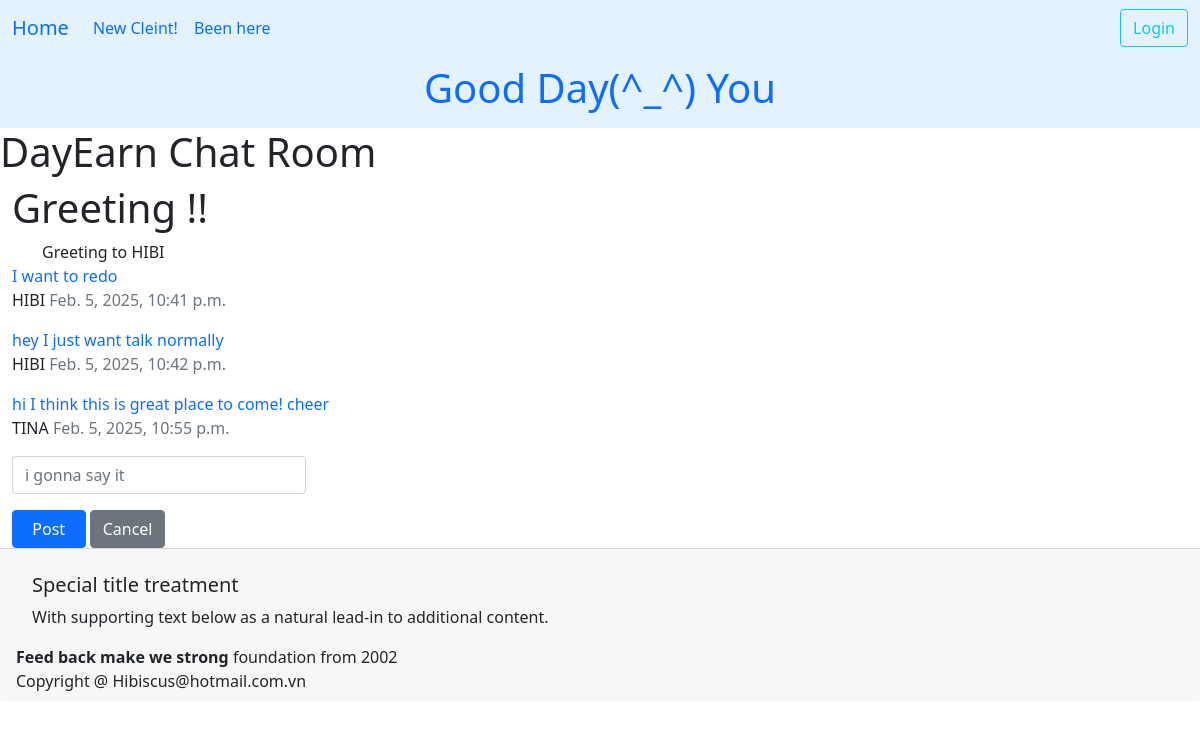
Page /ledger/chat_room/4/ on the earlier database version.
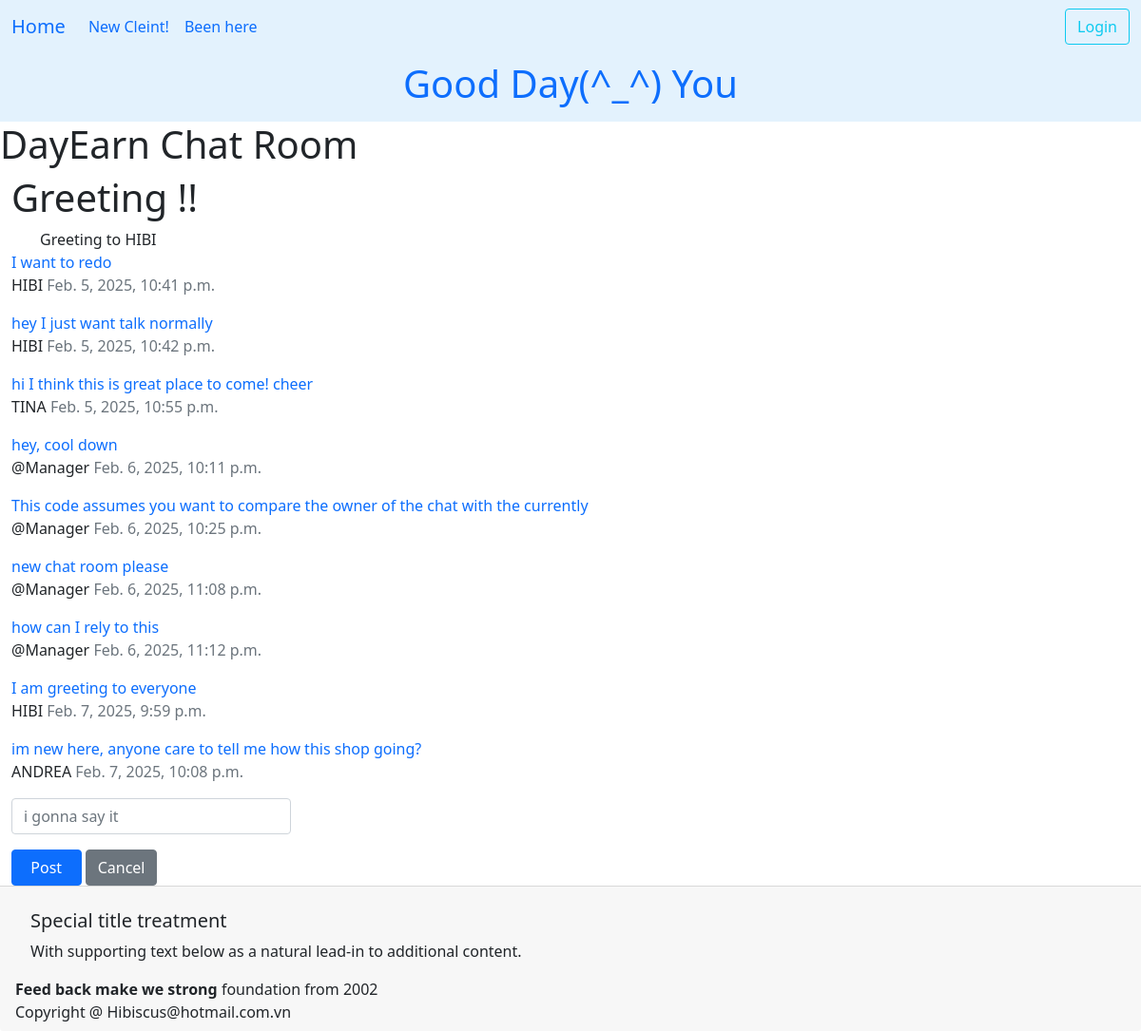
Same page on the later database version.
### ledger/models.py (models this page shows, shortened)
class Khach(models.Model):
    class Status(models.TextChoices):
        online = "Confirmed"
        anyone = "Anyone"
        cancel = "Cancel"
    full_name = models.CharField(max_length=25)
    phone = PhoneNumberField()
    email = models.EmailField(max_length=40, null=True, blank=True, help_text="Enter your email for booking confirmations.")
    technician = models.ForeignKey(Technician, on_delete=models.SET_NULL, null=True, blank=True, related_name='khachs')
    points = models.PositiveIntegerField(default=0)
    first_comes = models.DateTimeField(editable=False,auto_now_add=True)
    desc = models.TextField(max_length=250,blank=True, null=True)
    services = models.ManyToManyField("Service", blank=True, related_name="khachs")
    status = models.CharField(choices=Status.choices, max_length=20, default=Status.online, help_text="Choose anyone as an alternate!")
    day_comes = models.DateField()
    time_at = models.TimeField()
    tags = TaggableManager()
    birthday = models.DateField(null=True, blank=True)
    history = HistoricalRecords()
    class Meta:
        unique_together = ('full_name','phone',)
        ordering = ['full_name','-day_comes']

class Chat(models.Model):
    text = models.TextField(validators=[MinLengthValidator(1, "What's your message.")])
    created_at = models.DateTimeField(auto_now_add=True)
    reply_to = models.ForeignKey('self', on_delete=models.CASCADE, null=True, blank=True, related_name='replies')
    owner = models.ForeignKey(settings.AUTH_USER_MODEL, on_delete=models.CASCADE, related_name="chats", null=True)
    client = models.ForeignKey(Khach, on_delete=models.DO_NOTHING, related_name="client_chats", null=True, blank=True)
    def __str__(self):
        if len(self.text) < 200 : return self.text
        return self.text[:200] + ' ...'
    @property
    def client_name(self):
        return self.client.full_name if self.client else "@Manager"

### ledger/views.py (the view)
# urls.py: path('ledger/chat_room/<int:pk>/', views.ChatView.as_view(), name="chat_room"),
class ChatView(View):
    template = "ledger/chat_room.html"
    def get(self, request, pk):
        request.session['client_id'] = pk
        client = get_object_or_404(Khach, id=pk)
        allChat = Chat.objects.filter(reply_to__isnull=True).order_by('created_at').select_related("client")
        chat_form = ChatForm()
        context = {
            'allChat' : allChat, 'chat_form': chat_form, 'client' : client
        }
        return render(request, self.template, context)

### ledger/forms.py
class ChatForm(forms.ModelForm):
    text = forms.CharField(required=True,min_length=5, max_length=500, strip=True, label="",
                           widget=forms.TextInput(
                        attrs={'placeholder': 'i gonna say it'}))
    class Meta:
        model = Chat
        fields = ['text']

### ledger/templates/ledger/chat_room.html (shortened to what this page needs)
{% extends 'base.html' %}
{% load crispy_forms_tags %}
{% load crispy_forms_filters %}
{% block headding %}
<h1>DayEarn Chat Room</h1>
{% endblock headding %}
{% block content %}
    <h1 class="title">Greeting !!</h1>
    <div class="container is-fluid">
    Greeting to {{ client.full_name }}
    </div>
    {% for talk in allChat %}
    <div> <a class="text-decoration-none link-offset-2 link-underline link-underline-opacity-0" href="{% url 'ledger:chat_detail' talk.id %}">
        {{ talk }}
    </a>
        <p>
            {% if talk.owner == user %}
            @Manager
            {% else %}
            {{ talk.client_name }}
            {% endif %}
            <span class="fw-light text-secondary">{{ talk.created_at }}</span>
        </p>
    </div>
    {% endfor %}
    <form action="{% url 'ledger:chat_create' client.id %}" method="post">
        <div class="form-floating col-md-3 align-items-center">
        <div class="col-auto ">
            {{ chat_form | crispy }}
    </div>
        <button type="submit" class="btn btn-primary w-25">Post</button>
        <button type="submit" class="btn btn-secondary" onclick="window.location='{% url 'ledger:index' %}'; return false; ">Cancel</button>
    </div>
    </form>
{% endblock content %}
{% block footer %}
    <strong>Feed back make we strong</strong> foundation from 2002
{% endblock footer %}

### ledger/templates/base.html (shortened to what this page needs)
<!doctype html>
<html lang="en">
    <head>
          <link href="https://cdn.jsdelivr.net/npm/bootstrap@5.0.2/dist/css/bootstrap.min.css" rel="stylesheet">
    </head>
    <body>
      <nav class="navbar navbar-expand-lg bg-body-tertiary" style="background-color: #e3f2fd;">
            <div class="container-fluid">
              <a class="navbar-brand" href="{% url 'ledger:index' %}">Home</a>
              <div class="collapse navbar-collapse" id="navbarSupportedContent" >
                <ul class="navbar-nav me-auto mb-2 mb-lg-0">
                  {% if user.is_authenticated %}
                      <li class="nav-item">
                        <a class="nav-link active" aria-current="page" href="{% url 'ledger:all_employee' %}">All Employee</a>
                      </li>
                      <li class="nav-item">
                        <a class="nav-link" href="{% url 'ledger:services' %}">Services</a>
                      </li>
                      <li class="nav-item">
                        <a class="nav-link" href="{% url 'ledger:user_chat_room' %}">Chat Room</a>
                      </li>
                      <li class="nav-item">
                        <a class="nav-link" href="{% url 'datHen:listHen' %}">Today Clients</a>
                      </li>
                  {%else%}
                      <li class="nav-item">
                          <a class="nav-link" href="{% url 'datHen:first_step' %}">New Cleint!</a>
                      </li>
                      <li>
                      <a class="nav-link" href="{% url 'datHen:find_client' %}">Been here</a>
                      </li>
                  {%endif%}
                </ul>
                <div class="navbar-end" >
                  <span class="navbar-item" >
                      {% if user.is_authenticated %}
                      <form id="logout-form" method="post" action="{% url 'logout' %}">
                        {% csrf_token %}
                        <button class="btn btn-outline-info" type="submit">Logout</button>
                      </form>
                      {% else %}
                      <a class="btn btn-outline-info" href=" {% url 'login' %}">Login</a>
                      {% endif %}
                  </span>
                </div>
              </div>
            </div>
          </nav>
          <nav class="nav justify-content-center fs-4" style="background-color: #e3f2fd;">
                <h1 class="nav-link">Good Day(^_^) {{ user.username | default:'You'}} </h1>
          </nav>
    {% block headding %}
    {% endblock headding %}
        <div class="container-fluid">
                {% block content %}
                {% endblock content %}
        </div>
</body>
    <footer class="footer">
      <div class="card-footer text-body-secondary">
        <div class="card-body">
          <h5 class="card-title">Special title treatment</h5>
          <p class="card-text">With supporting text below as a natural lead-in to additional content.</p>
        </div>
        <div>
          {% block footer %}
          {% endblock footer %}
        </div>
        Copyright @ Hibiscus@hotmail.com.vn
      </div>
    </footer>
</html>

Differences in the rows shown:
added Chat: text "hey, cool down", client_name "@Manager", created_at "Feb. 6, 2025, 10:11 p.m."
added Chat: text "This code assumes you want to compare the owner of the chat with the currently", client_name "@Manager", created_at "Feb. 6, 2025, 10:25 p.m."
added Chat: text "new chat room please", client_name "@Manager", created_at "Feb. 6, 2025, 11:08 p.m."
added Chat: text "how can I rely to this", client_name "@Manager", created_at "Feb. 6, 2025, 11:12 p.m."
added Chat: text "I am greeting to everyone", client_name "HIBI", created_at "Feb. 7, 2025, 9:59 p.m."
added Chat: text "im new here, anyone care to tell me how this shop going?", client_name "ANDREA", created_at "Feb. 7, 2025, 10:08 p.m."
